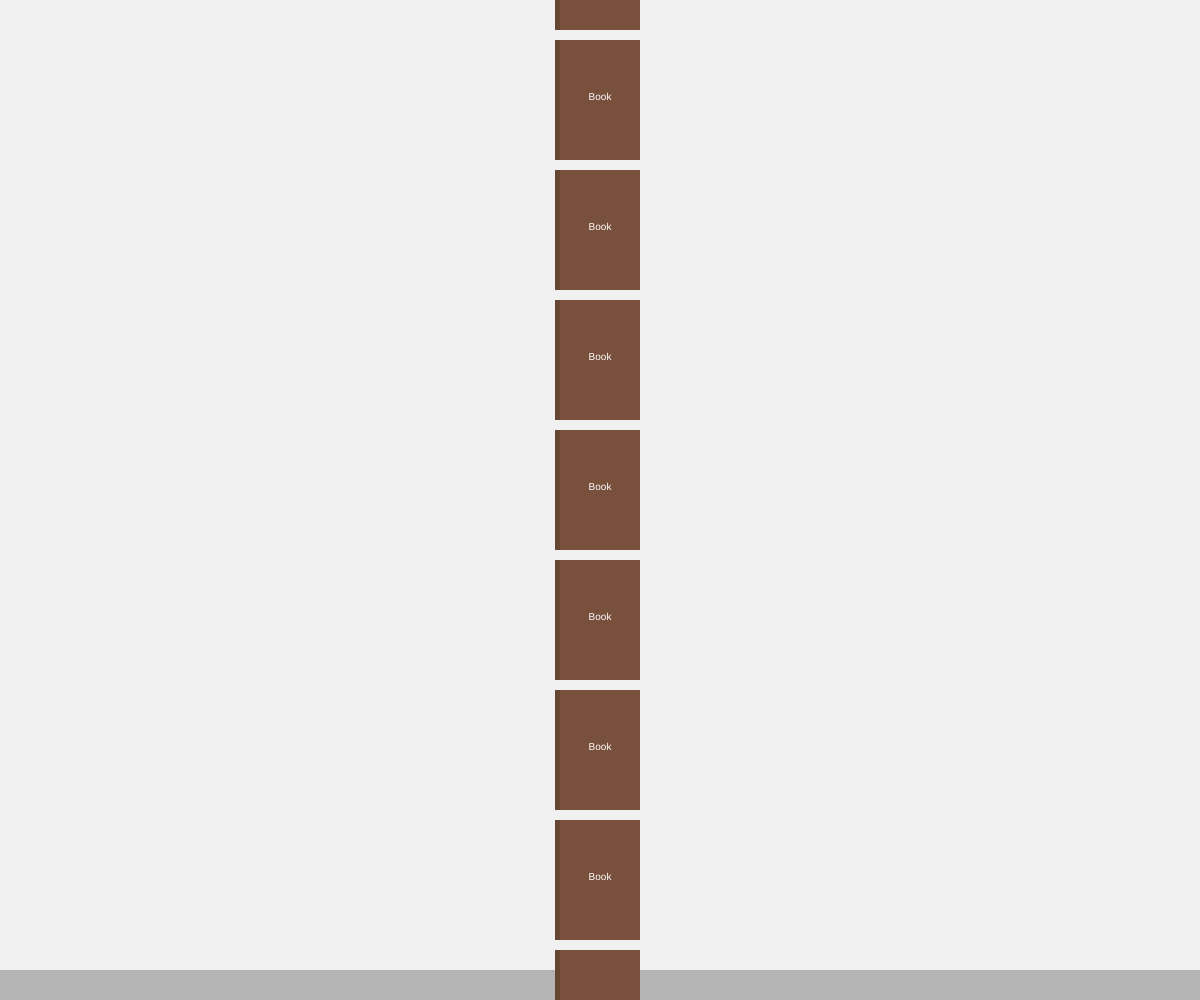
Frame 1 (no input)
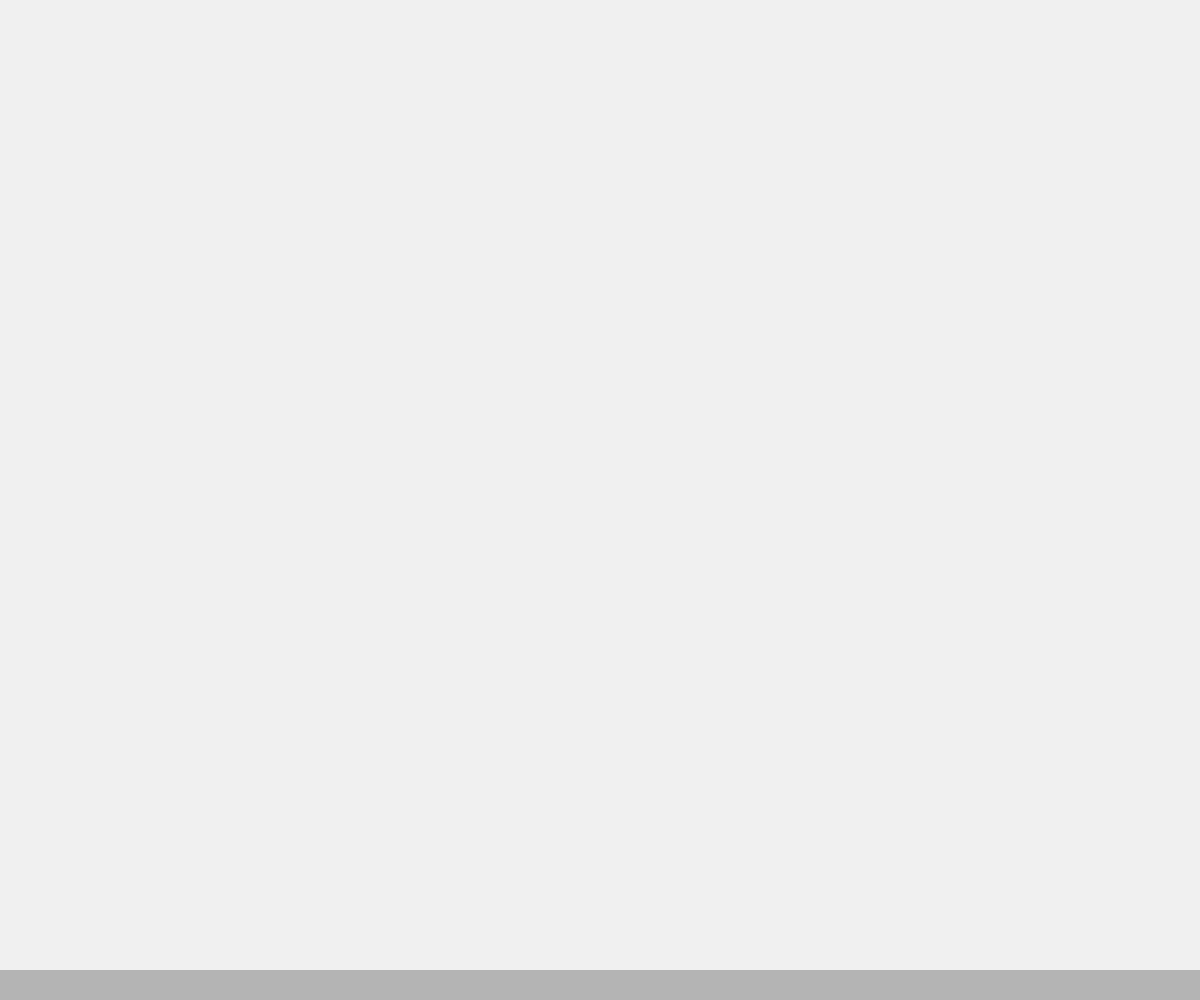
Frame 60 (no input)
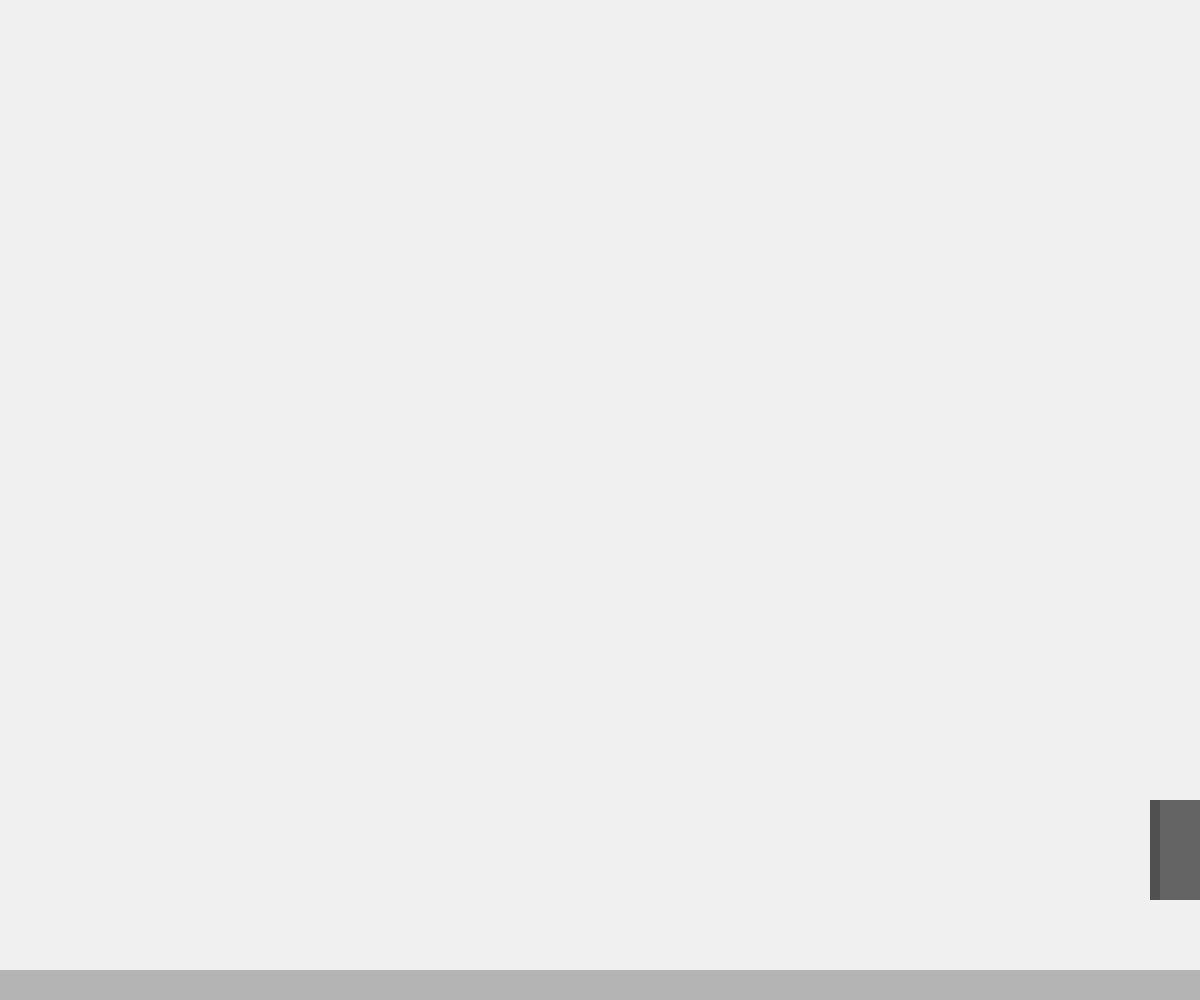
Frame 120 (the mouse pressed at the canvas centre since frame 60)

The p5.js sketch that drew these frames (run headless with seeded random() and noise() and a simulated clock; from frame 60 on, the mouse is pressed at the canvas centre):

// p5.js sketch
// ── sketch.js
let books = [];
let feeder;
let bookWidth = 80;
let bookHeight = 120;
let pileHeight = 0;
let machineSpeed = 2;

function setup() {
  createCanvas(windowWidth, windowHeight);
  // Create a neat pile of books
  for (let i = 0; i < 15; i++) {
    books.push({
      x: width / 2 - bookWidth / 2,
      y: height - 50 - pileHeight,
      w: bookWidth,
      h: bookHeight,
      consumed: false
    });
    pileHeight += bookHeight + 10;
  }
  feeder = {
    x: width + 200,
    y: height - 200,
    width: 150,
    height: 100,
    open: true,
    openTime: 0
  };
}

function draw() {
  background(240);
  
  // Draw floor
  fill(180);
  noStroke();
  rect(0, height - 30, width, 30);
  
  // Update and draw feeder machine
  feeder.x -= machineSpeed;
  feeder.openTime += 0.1;
  feeder.open = sin(feeder.openTime) > 0;
  
  // Draw machine body
  fill(100);
  rect(feeder.x, feeder.y, feeder.width, feeder.height);
  
  // Draw mandibles
  fill(80);
  if (feeder.open) {
    rect(feeder.x - 20, feeder.y, 20, feeder.height);
    rect(feeder.x + feeder.width, feeder.y, 20, feeder.height);
  } else {
    rect(feeder.x - 10, feeder.y, 10, feeder.height);
    rect(feeder.x + feeder.width, feeder.y, 10, feeder.height);
  }
  
  // Draw books
  for (let i = 0; i < books.length; i++) {
    let book = books[i];
    
    if (!book.consumed) {
      // Draw book cover
      fill(120, 80, 60);
      noStroke();
      rect(book.x, book.y, book.w, book.h);
      
      // Draw spine
      fill(100, 70, 50);
      rect(book.x - 5, book.y, 5, book.h);
      
      // Draw title text (simplified)
      fill(255);
      textSize(10);
      textAlign(CENTER);
      text("Book", book.x + book.w/2, book.y + book.h/2);
    } else {
      // Book is consumed - fade out
      let alpha = map(book.y, height, 0, 0, 255);
      if (alpha > 0) {
        fill(120, 80, 60, alpha);
        noStroke();
        rect(book.x, book.y, book.w, book.h);
      }
    }
    
    // Move books toward machine
    if (!book.consumed && book.x > feeder.x + feeder.width/2 - bookWidth/2) {
      book.x -= 1;
      book.y += 0.5;
    }
    
    // Consume book when it reaches machine
    if (!book.consumed && book.x <= feeder.x + feeder.width/2 - bookWidth/2) {
      book.consumed = true;
      book.y = height + 100; // Move off screen to simulate disappearance
    }
  }
  
  // Reset machine when it goes off screen
  if (feeder.x < -200) {
    feeder.x = width + 200;
  }
}

function windowResized() {
  resizeCanvas(windowWidth, windowHeight);
}
